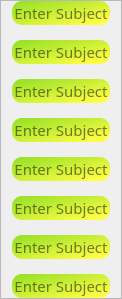
                <widget class="QFrame" name="frame_5">
                 <property name="maximumSize">
                  <size>
                   <width>122</width>
                   <height>16777215</height>
                  </size>
                 </property>
                 <property name="styleSheet">
                  <string notr="true">border-image:None;</string>
                 </property>
                 <property name="frameShape">
                  <enum>QFrame::StyledPanel</enum>
                 </property>
                 <property name="frameShadow">
                  <enum>QFrame::Raised</enum>
                 </property>
                 <layout class="QGridLayout" name="gridLayout_2">
                  <property name="topMargin">
                   <number>0</number>
                  </property>
                  <property name="bottomMargin">
                   <number>0</number>
                  </property>
                  <property name="verticalSpacing">
                   <number>15</number>
                  </property>
                  <item row="0" column="0">
                   <widget class="QLineEdit" name="Subject_1">
                    <property name="sizePolicy">
                     <sizepolicy hsizetype="Expanding" vsizetype="Expanding">
                      <horstretch>0</horstretch>
                      <verstretch>0</verstretch>
                     </sizepolicy>
                    </property>
                    <property name="maximumSize">
                     <size>
                      <width>16777215</width>
                      <height>16777215</height>
                     </size>
                    </property>
                    <property name="font">
                     <font>
                      <family>Segoe UI Semibold</family>
                      <pointsize>11</pointsize>
                     </font>
                    </property>
                    <property name="styleSheet">
                     <string notr="true">QLineEdit{
border-radius:10px;
background-color: qlineargradient(spread:pad, x1:0, y1:0, x2:1, y2:1, stop:0 rgba(145, 223, 37, 255), stop:0.892045 rgba(255, 255, 52, 232));

}
QLineEdit:hover{
	background-color: qlineargradient(spread:pad, x1:0, y1:0, x2:1, y2:1, stop:0 rgba(90, 129, 23, 255), stop:1 rgba(239, 239, 37, 255));
}</string>
                    </property>
                    <property name="text">
                     <string/>
                    </property>
                    <property name="alignment">
                     <set>Qt::AlignCenter</set>
                    </property>
                    <property name="placeholderText">
                     <string>Enter Subject</string>
                    </property>
                   </widget>
                  </item>
                  <item row="1" column="0">
                   <widget class="QLineEdit" name="Subject_2">
                    <property name="sizePolicy">
                     <sizepolicy hsizetype="Expanding" vsizetype="Expanding">
                      <horstretch>0</horstretch>
                      <verstretch>0</verstretch>
                     </sizepolicy>
                    </property>
                    <property name="font">
                     <font>
                      <family>Segoe UI Semibold</family>
                      <pointsize>11</pointsize>
                     </font>
                    </property>
                    <property name="styleSheet">
                     <string notr="true">QLineEdit{
border-radius:10px;
background-color: qlineargradient(spread:pad, x1:0, y1:0, x2:1, y2:1, stop:0 rgba(145, 223, 37, 255), stop:0.892045 rgba(255, 255, 52, 232));

}
QLineEdit:hover{
	background-color: qlineargradient(spread:pad, x1:0, y1:0, x2:1, y2:1, stop:0 rgba(90, 129, 23, 255), stop:1 rgba(239, 239, 37, 255));
}</string>
                    </property>
                    <property name="text">
                     <string/>
                    </property>
                    <property name="alignment">
                     <set>Qt::AlignCenter</set>
                    </property>
                    <property name="placeholderText">
                     <string>Enter Subject</string>
                    </property>
                   </widget>
                  </item>
                  <item row="2" column="0">
                   <widget class="QLineEdit" name="Subject_3">
                    <property name="sizePolicy">
                     <sizepolicy hsizetype="Expanding" vsizetype="Expanding">
                      <horstretch>0</horstretch>
                      <verstretch>0</verstretch>
                     </sizepolicy>
                    </property>
                    <property name="font">
                     <font>
                      <family>Segoe UI Semibold</family>
                      <pointsize>11</pointsize>
                     </font>
                    </property>
                    <property name="styleSheet">
                     <string notr="true">QLineEdit{
border-radius:10px;
background-color: qlineargradient(spread:pad, x1:0, y1:0, x2:1, y2:1, stop:0 rgba(145, 223, 37, 255), stop:0.892045 rgba(255, 255, 52, 232));

}
QLineEdit:hover{
	background-color: qlineargradient(spread:pad, x1:0, y1:0, x2:1, y2:1, stop:0 rgba(90, 129, 23, 255), stop:1 rgba(239, 239, 37, 255));
}</string>
                    </property>
                    <property name="text">
                     <string/>
                    </property>
                    <property name="alignment">
                     <set>Qt::AlignCenter</set>
                    </property>
                    <property name="placeholderText">
                     <string>Enter Subject</string>
                    </property>
                   </widget>
                  </item>
                  <item row="3" column="0">
                   <widget class="QLineEdit" name="Subject_4">
                    <property name="sizePolicy">
                     <sizepolicy hsizetype="Expanding" vsizetype="Expanding">
                      <horstretch>0</horstretch>
                      <verstretch>0</verstretch>
                     </sizepolicy>
                    </property>
                    <property name="font">
                     <font>
                      <family>Segoe UI Semibold</family>
                      <pointsize>11</pointsize>
                     </font>
                    </property>
                    <property name="styleSheet">
                     <string notr="true">QLineEdit{
border-radius:10px;
background-color: qlineargradient(spread:pad, x1:0, y1:0, x2:1, y2:1, stop:0 rgba(145, 223, 37, 255), stop:0.892045 rgba(255, 255, 52, 232));

}
QLineEdit:hover{
	background-color: qlineargradient(spread:pad, x1:0, y1:0, x2:1, y2:1, stop:0 rgba(90, 129, 23, 255), stop:1 rgba(239, 239, 37, 255));
}</string>
                    </property>
                    <property name="text">
                     <string/>
                    </property>
                    <property name="alignment">
                     <set>Qt::AlignCenter</set>
                    </property>
                    <property name="placeholderText">
                     <string>Enter Subject</string>
                    </property>
                   </widget>
                  </item>
                  <item row="4" column="0">
                   <widget class="QLineEdit" name="Subject_5">
                    <property name="sizePolicy">
                     <sizepolicy hsizetype="Expanding" vsizetype="Expanding">
                      <horstretch>0</horstretch>
                      <verstretch>0</verstretch>
                     </sizepolicy>
                    </property>
                    <property name="font">
                     <font>
                      <family>Segoe UI Semibold</family>
                      <pointsize>11</pointsize>
                     </font>
                    </property>
                    <property name="styleSheet">
                     <string notr="true">QLineEdit{
border-radius:10px;
background-color: qlineargradient(spread:pad, x1:0, y1:0, x2:1, y2:1, stop:0 rgba(145, 223, 37, 255), stop:0.892045 rgba(255, 255, 52, 232));

}
QLineEdit:hover{
	background-color: qlineargradient(spread:pad, x1:0, y1:0, x2:1, y2:1, stop:0 rgba(90, 129, 23, 255), stop:1 rgba(239, 239, 37, 255));
}</string>
                    </property>
                    <property name="text">
                     <string/>
                    </property>
                    <property name="alignment">
                     <set>Qt::AlignCenter</set>
                    </property>
                    <property name="placeholderText">
                     <string>Enter Subject</string>
                    </property>
                   </widget>
                  </item>
                  <item row="5" column="0">
                   <widget class="QLineEdit" name="Subject_6">
                    <property name="sizePolicy">
                     <sizepolicy hsizetype="Expanding" vsizetype="Expanding">
                      <horstretch>0</horstretch>
                      <verstretch>0</verstretch>
                     </sizepolicy>
                    </property>
                    <property name="font">
                     <font>
                      <family>Segoe UI Semibold</family>
                      <pointsize>11</pointsize>
                     </font>
                    </property>
                    <property name="styleSheet">
                     <string notr="true">QLineEdit{
border-radius:10px;
background-color: qlineargradient(spread:pad, x1:0, y1:0, x2:1, y2:1, stop:0 rgba(145, 223, 37, 255), stop:0.892045 rgba(255, 255, 52, 232));

}
QLineEdit:hover{
	background-color: qlineargradient(spread:pad, x1:0, y1:0, x2:1, y2:1, stop:0 rgba(90, 129, 23, 255), stop:1 rgba(239, 239, 37, 255));
}</string>
                    </property>
                    <property name="text">
                     <string/>
                    </property>
                    <property name="alignment">
                     <set>Qt::AlignCenter</set>
                    </property>
                    <property name="placeholderText">
                     <string>Enter Subject</string>
                    </property>
                   </widget>
                  </item>
                  <item row="6" column="0">
                   <widget class="QLineEdit" name="Subject_7">
                    <property name="sizePolicy">
                     <sizepolicy hsizetype="Expanding" vsizetype="Expanding">
                      <horstretch>0</horstretch>
                      <verstretch>0</verstretch>
                     </sizepolicy>
                    </property>
                    <property name="font">
                     <font>
                      <family>Segoe UI Semibold</family>
                      <pointsize>11</pointsize>
                     </font>
                    </property>
                    <property name="styleSheet">
                     <string notr="true">QLineEdit{
border-radius:10px;
background-color: qlineargradient(spread:pad, x1:0, y1:0, x2:1, y2:1, stop:0 rgba(145, 223, 37, 255), stop:0.892045 rgba(255, 255, 52, 232));

}
QLineEdit:hover{
	background-color: qlineargradient(spread:pad, x1:0, y1:0, x2:1, y2:1, stop:0 rgba(90, 129, 23, 255), stop:1 rgba(239, 239, 37, 255));
}</string>
                    </property>
                    <property name="text">
                     <string/>
                    </property>
                    <property name="alignment">
                     <set>Qt::AlignCenter</set>
                    </property>
                    <property name="placeholderText">
                     <string>Enter Subject</string>
                    </property>
                   </widget>
                  </item>
                  <item row="7" column="0">
                   <widget class="QLineEdit" name="Subject_8">
                    <property name="sizePolicy">
                     <sizepolicy hsizetype="Expanding" vsizetype="Expanding">
                      <horstretch>0</horstretch>
                      <verstretch>0</verstretch>
                     </sizepolicy>
                    </property>
                    <property name="font">
                     <font>
                      <family>Segoe UI Semibold</family>
                      <pointsize>11</pointsize>
                     </font>
                    </property>
                    <property name="styleSheet">
                     <string notr="true">QLineEdit{
border-radius:10px;
background-color: qlineargradient(spread:pad, x1:0, y1:0, x2:1, y2:1, stop:0 rgba(145, 223, 37, 255), stop:0.892045 rgba(255, 255, 52, 232));

}
QLineEdit:hover{
	background-color: qlineargradient(spread:pad, x1:0, y1:0, x2:1, y2:1, stop:0 rgba(90, 129, 23, 255), stop:1 rgba(239, 239, 37, 255));
}</string>
                    </property>
                    <property name="text">
                     <string/>
                    </property>
                    <property name="alignment">
                     <set>Qt::AlignCenter</set>
                    </property>
                    <property name="placeholderText">
                     <string>Enter Subject</string>
                    </property>
                   </widget>
                  </item>
                 </layout>
                </widget>
